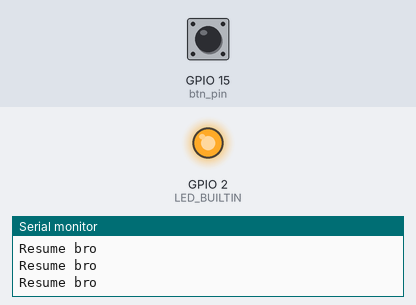
The sketch below on a simulated ESP32. Parts: output pins drawn as LEDs (lit = HIGH), the last lines printed to the serial monitor. Dashed ring = blinking. The inputs (shaded band) are chosen by the test bench; at power-on: GPIO 15 (btn_pin) HIGH.

Above: at 0.6 s.
At 1.2 s:
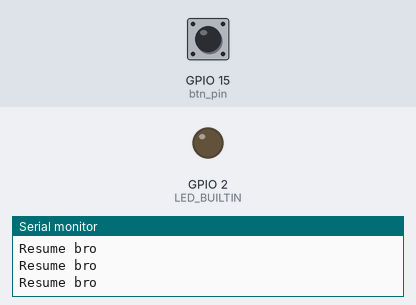
1.3 s: GPIO 15 (btn_pin) pulled LOW for 3.2 s
At 5.0 s:
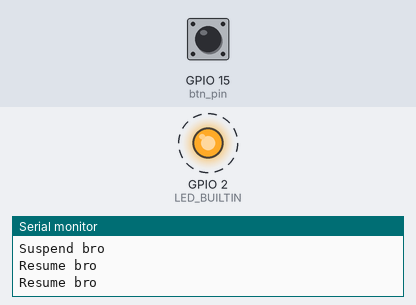
Timing chart, 0 to 12.1 s (numbered marks = the images above; inputs shaded):
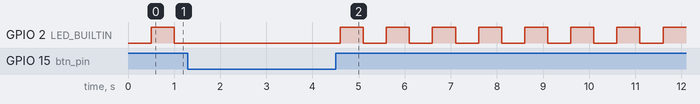

The sketch:

1.ino
```cpp
#define LED_TASK_PRIORITY 1
#define BUTTON_TASK_PRIORITY 2

TaskHandle_t xLedTaskHandle, xButtonTaskHandle;

static const int btn_pin = 15;

void vLedTask(void *parameter){
  pinMode(LED_BUILTIN, OUTPUT);
  while(1){
    vTaskDelay(500 / portTICK_PERIOD_MS);
    digitalWrite(LED_BUILTIN, HIGH);
    vTaskDelay(500 / portTICK_PERIOD_MS);
    digitalWrite(LED_BUILTIN, LOW);
  }
}

void vButtonTask(void *parameter){
  pinMode(btn_pin, INPUT_PULLUP);
  while (1) {
    int buttonState = digitalRead(btn_pin);

    if (buttonState == LOW) {
      vTaskSuspend(xLedTaskHandle); // Menangguhkan tugas LED
      Serial.println("Suspend bro");
    } else {
      vTaskResume(xLedTaskHandle); // Melanjutkan tugas LED
      Serial.println("Resume bro");
    }

    vTaskDelay(pdMS_TO_TICKS(200));
  }
}
void setup() {
  Serial.begin(9600);
  xTaskCreatePinnedToCore(
    vLedTask,
    "LedTask",
    1024,
    NULL,
    LED_TASK_PRIORITY,
    &xLedTaskHandle,
    0
  );

  xTaskCreatePinnedToCore(
    vButtonTask,
    "ButtonTask",
    1024,
    NULL,
    BUTTON_TASK_PRIORITY,
    &xButtonTaskHandle,
    0
  );

  vTaskDelete(NULL);
}

void loop() {

}
```
